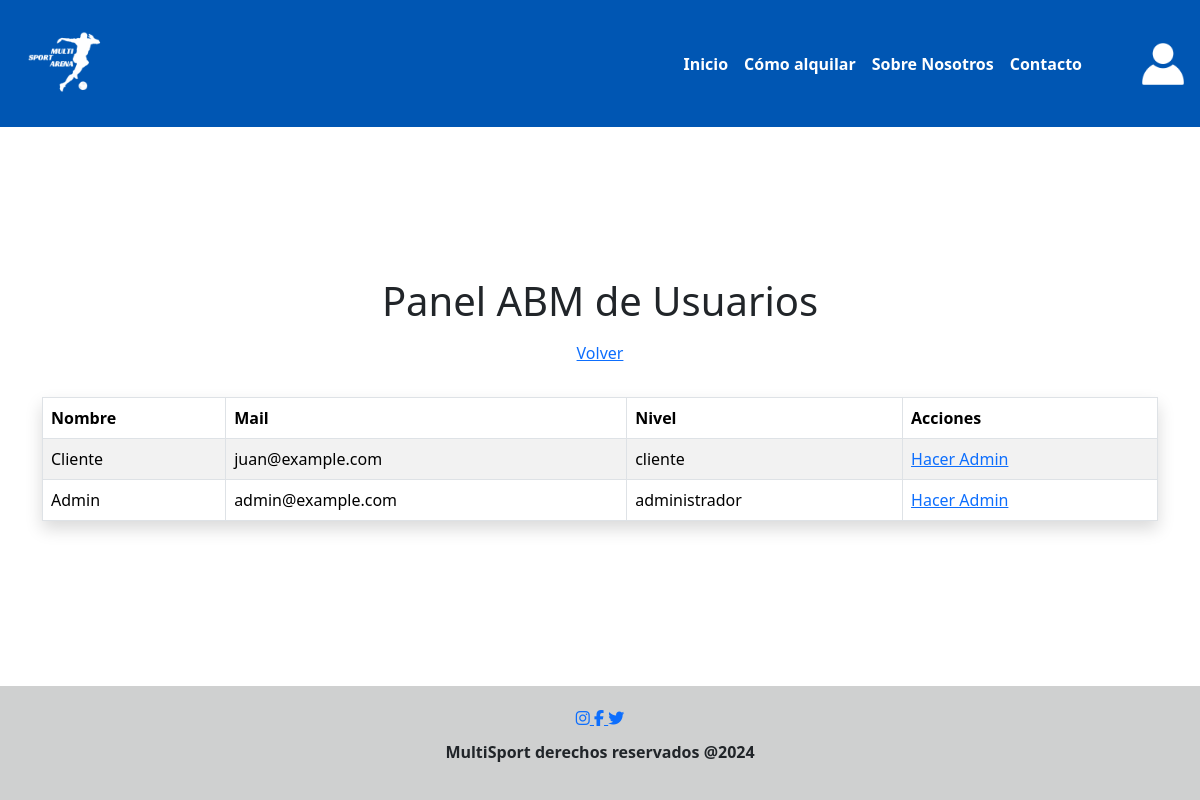
Page /admin/usuarios on the committed database.
### tables this page shows
CREATE TABLE Usuarios (
            id_usuario INTEGER PRIMARY KEY AUTOINCREMENT,
            nombre TEXT NOT NULL,
            email TEXT UNIQUE NOT NULL,
            contraseña TEXT NOT NULL,
            rol TEXT NOT NULL
        );

### app.py (the view)
@app.route('/admin/usuarios')
def admin_usuarios():
    conn = crear_conexion("reserva_canchas.db")
    usuarios = obtener_todos_los_usuarios(conn)
    conn.close()
    return render_template('admin_usuarios.html', usuarios=usuarios)

### modelo/conexion.py (called while the page is built)
def crear_conexion(db_file):
    conn = None
    try:
        conn = sqlite3.connect(db_file)
        print(f"Conectado a la base de datos {db_file}")
        return conn
    except Error as e:
        print(f"Error al conectar con la base de datos: {e}")
    return conn

### modelo/usuario.py (called while the page is built)
def obtener_todos_los_usuarios(conn):
    cursor = conn.cursor()
    cursor.execute("SELECT * FROM Usuarios")
    return cursor.fetchall()

### templates/admin_usuarios.html
{% include 'header.html' %}
<main class="container mt-3 mb-3 d-flex flex-column justify-content-center align-items-center" style="min-height: 100;">
    <h1 class="text-center mb-3">Panel ABM de Usuarios</h1>
    <div class="text-center mb-3">
        <a href="{{ url_for('admin_dashboard') }}">Volver</a>
    </div>
    <table class="table table-striped table-bordered shadow mt-3">
        <thead>
            <tr>
                <th>Nombre</th>
                <th>Mail</th>
                <th>Nivel</th>
                <th>Acciones</th>
            </tr>
        </thead>
        <tbody>
            {% for usuario in usuarios %}
            <tr>
                <td>{{ usuario[1] }}</td>
                <td>{{ usuario[2] }}</td>
                <td>{{ usuario[4] }}</td>
                <td>
                    {% if usuario[4] == 'admin' %}
                        <a href="{{ url_for('hacer_cliente', id=usuario[0]) }}">Hacer Cliente</a>
                    {% else %}
                        <a href="{{ url_for('hacer_admin', id=usuario[0]) }}">Hacer Admin</a>
                    {% endif %}
                </td>
            </tr>
            {% endfor %}
        </tbody>
    </table>
</main>
{% include 'footer.html' %}

### static/css/style.css (style rules this page uses)
html, body { height: 100%; margin: 0; display: flex; flex-direction: column; }
main { flex: 1; }

### rows in the picture
Usuarios: nombre "Cliente", email "juan@example.com", rol "cliente"
Usuarios: nombre "Admin", email "admin@example.com", rol "administrador"
